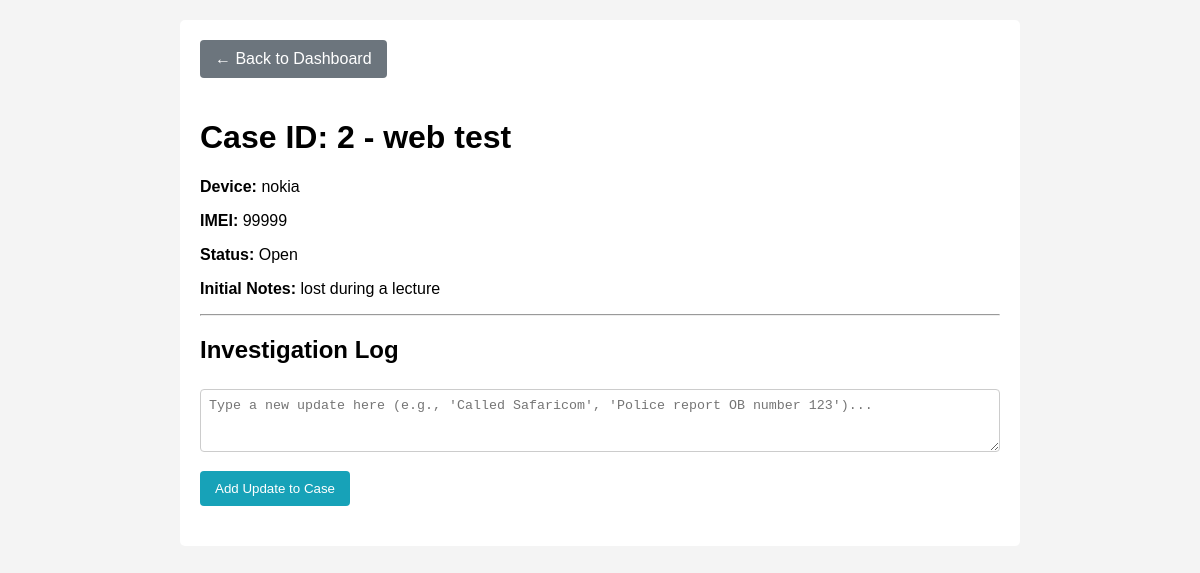
/case/2 (signed in), run on an earlier commit of the app's database.
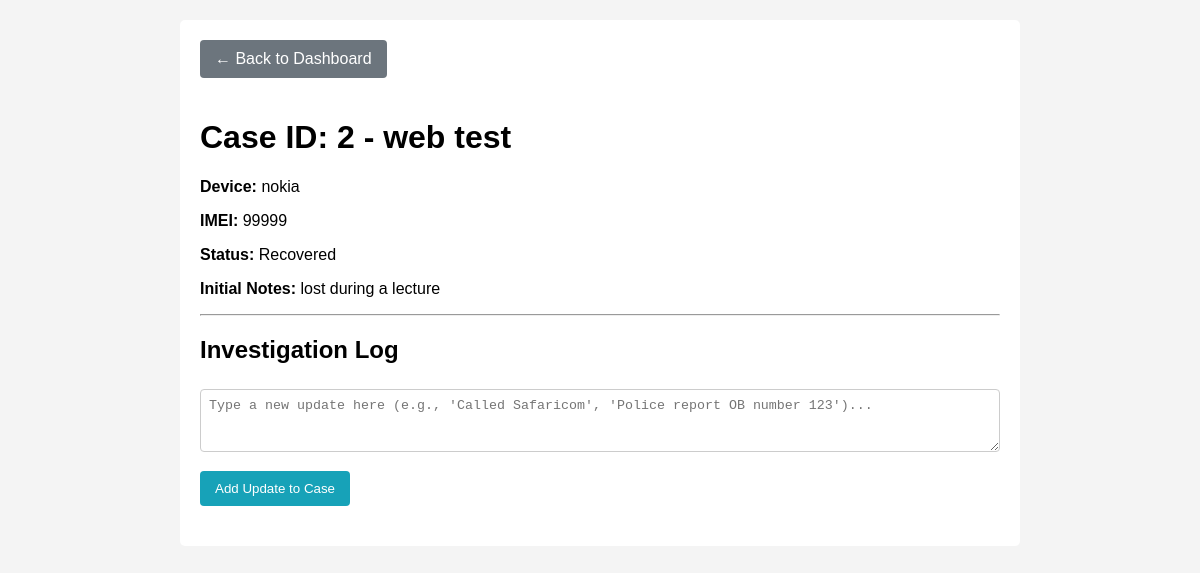
And on a later commit of the database.
### tables this page shows
CREATE TABLE cases (
        id INTEGER PRIMARY KEY AUTOINCREMENT,
        customer_name TEXT,
        phone_model TEXT,
        imei TEXT,
        phone_number TEXT,
        date_lost TEXT,
        location_lost TEXT,
        status TEXT,
        notes TEXT
    );

### app.py (the view)
@app.route('/case/<int:case_id>')
def view_case(case_id):
    if 'logged_in' not in session:
        return redirect(url_for('login'))
    conn = sqlite3.connect('mprs_cases.db')
    cursor = conn.cursor()
    cursor.execute("SELECT * FROM cases WHERE id = ?", (case_id,))
    case_info = cursor.fetchone()
    cursor.execute("SELECT * FROM case_notes WHERE case_id = ? ORDER BY id DESC", (case_id,))
    notes_list = cursor.fetchall()
    cursor.execute("SELECT * FROM gps_tracking WHERE case_id = ? ORDER BY id DESC", (case_id,))
    gps_history = cursor.fetchall()
    conn.close()
    return render_template('view_case.html', case=case_info, notes=notes_list, gps_history=gps_history)

### templates/view_case.html (shortened to what this page needs)
<!DOCTYPE html>
<html>
<head>
</head>
<body>
    <div class="container">
        <a href="/" class="back-btn">&larr; Back to Dashboard</a>
        <h1>Case ID: {{ case[0] }} - {{ case[1] }}</h1>
        <p><strong>Device:</strong> {{ case[2] }}</p>
        <p><strong>IMEI:</strong> {{ case[3] }}</p>
        <p><strong>Status:</strong> {{ case[7] }}</p>
        <p><strong>Initial Notes:</strong> {{ case[8] }}</p>
        <hr>
        <h2>Investigation Log</h2>
        <form action="/add_note/{{ case[0] }}" method="POST">
            <textarea name="note_text" placeholder="Type a new update here (e.g., 'Called Safaricom', 'Police report OB number 123')..." rows="3" required></textarea>
            <button type="submit">Add Update to Case</button>
        </form>
    </div>
</body>
</html>

What changed in the data, as far as the page shows it:
changed cases "web test": status "Open" → "Recovered"
